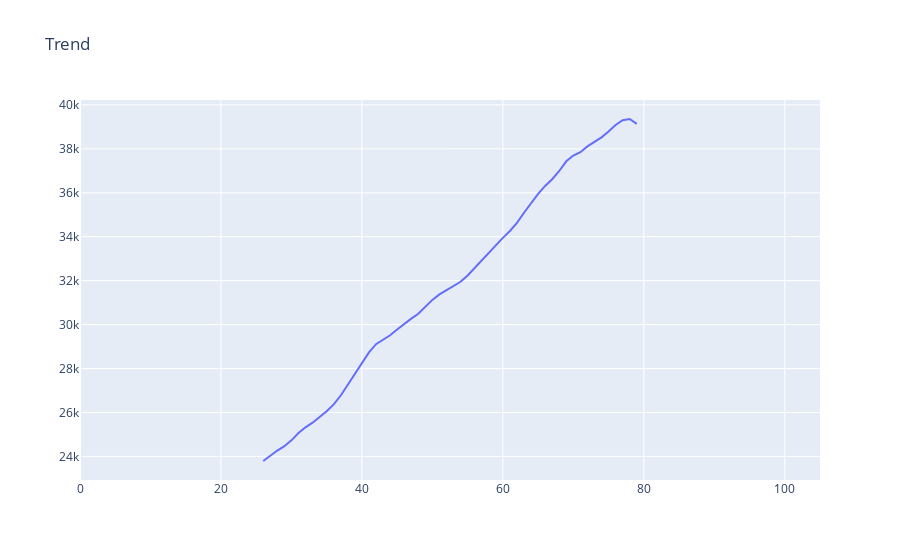

The cell this chart's notebook holds for it:
### Code cell
iplot(Figure(data=Scatter(y=trend),
            layout=Layout(title='Trend')))

### Figure 1 — Plotly figure (JSON) as saved in the notebook; plotly's stock layout.template omitted (floating-point values rounded to 4 significant figures)
{"data": [{"type": "scatter", "y": [null, null, null, null, null, null, null, null, null, null, null, null, null, null, null, null, null, null, null, null, null, null, null, null, null, null, 23790.0, 24040.0, 24260.0, 24460.0, 24730.0, 25060.0, 25320.0, 25530.0, 25780.0, 26050.0, 26370.0, 26770.0, 27260.0, 27760.0, 28250.0, 28740.0, 29110.0, 29310.0, 29510.0, 29780.0, 30040.0, 30270.0, 30490.0, 30800.0, 31120.0, 31370.0, 31570.0, 31740.0, 31950.0, 32240.0, 32580.0, 32950.0, 33280.0, 33610.0, 33950.0, 34260.0, 34630.0, 35090.0, 35520.0, 35950.0, 36310.0, 36620.0, 36990.0, 37430.0, 37700.0, 37850.0, 38110.0, 38330.0, 38520.0, 38790.0, 39090.0, 39310.0, 39360.0, 39130.0, null, null, null, null, null, null, null, null, null, null, null, null, null, null, null, null, null, null, null, null, null, null, null, null, null, null]}], "layout": {"autosize": true, "title": {"text": "Trend"}, "xaxis": {"autorange": true, "range": [0, 105]}, "yaxis": {"autorange": true, "range": [22920.0, 40220.0], "type": "linear"}}}
